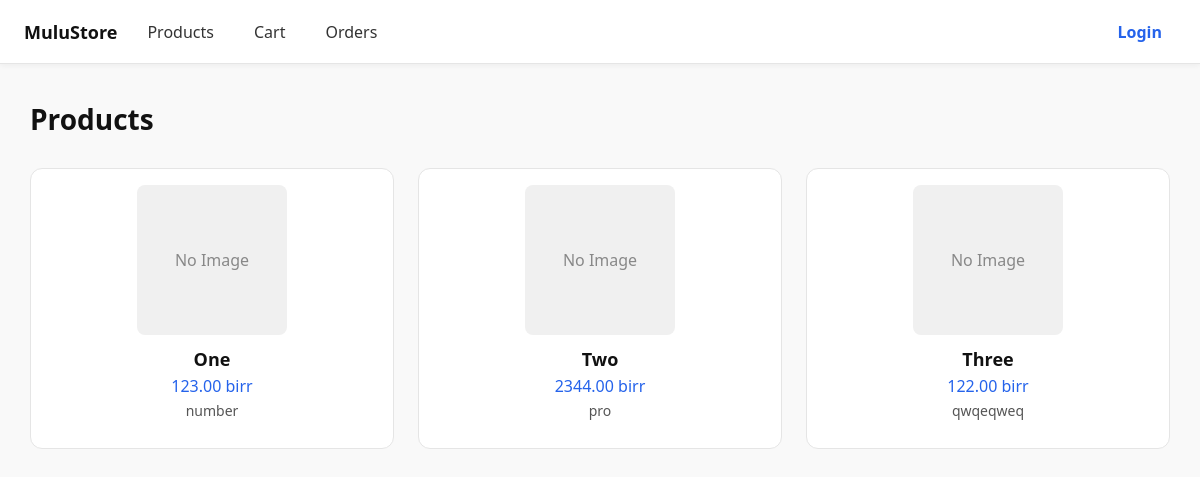
Before: /dashboard/ with the older database file.
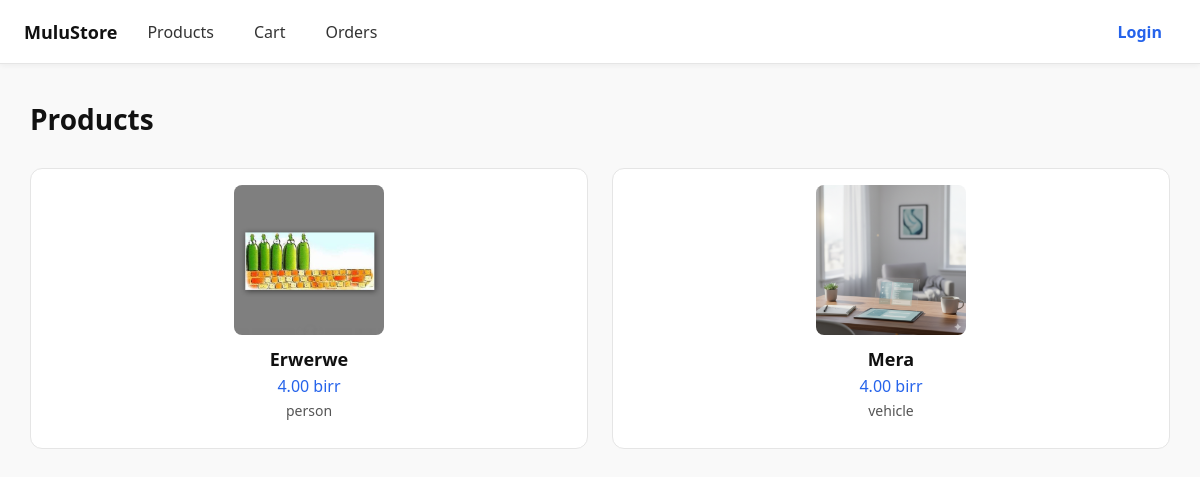
After: the same page with the newer database file.
### commerce/models.py (models this page shows, shortened)
class Product(models.Model):
    user = models.ForeignKey(settings.AUTH_USER_MODEL, on_delete=models.CASCADE, related_name="products")
    name = models.CharField(max_length=100)
    description = models.TextField(blank=True)
    price = models.DecimalField(max_digits=10, decimal_places=2, default=0.00)
    category = models.CharField(max_length=100)
    stock_quantity = models.PositiveIntegerField(default=1)
    created_at = models.DateTimeField(auto_now_add=True)
    updated_at = models.DateTimeField(auto_now=True)
    image = models.ImageField(upload_to="product_images/", blank=True, null=True)

### commerce/views.py (the view)
# urls.py: path("dashboard/", Dashboard.as_view(), name="dashboard"),
class Dashboard(View):
    def get(self, request):
        query = request.GET.get("q")
        if query:
            products = Product.objects.filter(name__icontains=query)
        else:
            products = Product.objects.all()
        return render(request, "home.html", {
            "products": products
        })

### commerce/templates/home.html (shortened to what this page needs)
{% extends "base.html" %}
{% load static %}
{% block content %}
<link rel="stylesheet" href="{% static 'css/home.css' %}" />
<h2 class="page-title">Products</h2>
<div class="products-grid">
  {% for product in products %}
    <div class="product-card">
      {% if product.image and product.image.url %}
        <img src="{{ product.image.url }}" alt="{{ product.name }}" class="product-image" />
      {% else %}
        <div class="product-placeholder">No Image</div>
      {% endif %}
      <div class="product-info">
        <h3 class="product-name">{{ product.name|title }}</h3>
        <p class="product-price">{{ product.price }} birr</p>
        <p class="product-category">{{ product.category }}</p>
      </div>
    </div>
  {% empty %}
    <p class="no-products">No products available.</p>
  {% endfor %}
</div>
{% endblock %}

Changed rows visible on the page:
removed Product: shows "No Image", name "One", price "123.00", category "number"
removed Product: shows "No Image", name "Two", price "2344.00", category "pro"
removed Product: shows "No Image", name "Three", price "122.00", category "qwqeqweq"
added Product: image (picture), name "Erwerwe", price "4.00", category "person"
added Product: image (picture), name "Mera", price "4.00", category "vehicle"
